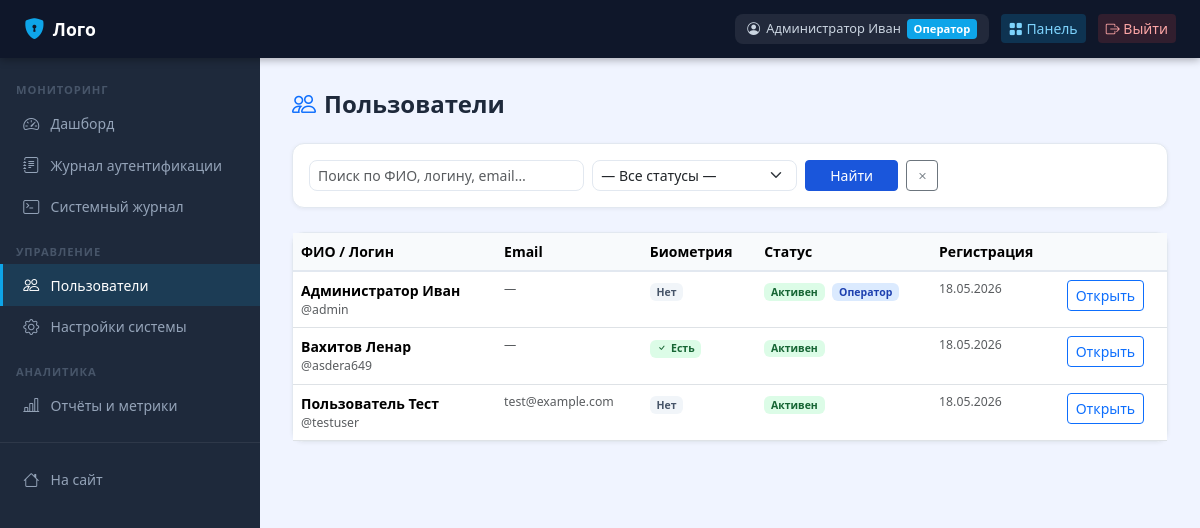
The page /operator/users/ (signed in) on the database its author committed.
### apps/accounts/models.py (models this page shows, shortened)
class CustomUser(AbstractUser):
    patronymic = models.CharField('Отчество', max_length=150, blank=True)
    phone = models.CharField('Телефон', max_length=20, blank=True)
    is_operator = models.BooleanField('Оператор', default=False)
    is_biometric_registered = models.BooleanField('Биометрия зарегистрирована', default=False)
    failed_attempts = models.PositiveIntegerField('Неудачных попыток', default=0)
    locked_until = models.DateTimeField('Заблокирован до', null=True, blank=True)
    created_at = models.DateTimeField('Дата регистрации', auto_now_add=True)
    class Meta:
        verbose_name = 'Пользователь'
        verbose_name_plural = 'Пользователи'
    def get_full_name_ru(self):
        parts = [self.last_name, self.first_name, self.patronymic]
        return ' '.join(p for p in parts if p) or self.username
    def is_locked(self):
        if self.locked_until and self.locked_until > timezone.now():
            return True
        return False

### apps/operator/views.py (the view)
    @login_required
    def wrapped(request, *args, **kwargs):
        if not request.user.is_operator and not request.user.is_superuser:
            messages.error(request, 'Доступ запрещён. Требуются права оператора.')
            return redirect('home')
        return view_func(request, *args, **kwargs)

### apps/operator/views.py (called while the page is built)
def operator_required(view_func):
    @login_required
    def wrapped(request, *args, **kwargs):
        if not request.user.is_operator and not request.user.is_superuser:
            messages.error(request, 'Доступ запрещён. Требуются права оператора.')
            return redirect('home')
        return view_func(request, *args, **kwargs)
    return wrapped

### templates/operator/users_list.html (shortened to what this page needs)
{% extends "operator/base_operator.html" %}
{% block op_content %}
<div class="page-header">
  <h1><i class="bi bi-people me-2 text-primary"></i>Пользователи</h1>
</div>
<div class="card mb-4">
  <div style="padding:1rem">
    <form method="get" class="row g-2 align-items-end">
      <div class="col-md-4">
        <input type="text" name="q" value="{{ search }}" class="form-control form-control-sm" placeholder="Поиск по ФИО, логину, email…">
      </div>
      <div class="col-md-3">
        <select name="status" class="form-select form-select-sm">
          <option value="">— Все статусы —</option>
        </select>
      </div>
      <div class="col-md-2 d-flex gap-2">
        <button type="submit" class="btn btn-primary btn-sm flex-grow-1">Найти</button>
        <a href="{% url 'users_list' %}" class="btn btn-outline-secondary btn-sm"><i class="bi bi-x"></i></a>
      </div>
    </form>
  </div>
</div>
<div class="card">
  <div style="overflow-x:auto">
    <table class="table mb-0">
      <thead><tr><th>ФИО / Логин</th><th>Email</th><th>Биометрия</th><th>Статус</th><th>Регистрация</th><th></th></tr></thead>
      <tbody>
        {% for u in page %}
        <tr>
          <td>
            <div class="fw-semibold">{{ u.get_full_name_ru }}</div>
            <div class="text-muted small">@{{ u.username }}</div>
          </td>
          <td class="text-muted small">{{ u.email|default:"—" }}</td>
          <td>
            {% if u.is_biometric_registered %}<span class="badge badge-success"><i class="bi bi-check me-1"></i>Есть</span>
            {% else %}<span class="badge badge-secondary">Нет</span>{% endif %}
          </td>
          <td>
            {% if not u.is_active %}<span class="badge badge-danger">Неактивен</span>
            {% elif u.is_locked %}<span class="badge badge-warning">Заблокирован</span>
            {% else %}<span class="badge badge-success">Активен</span>{% endif %}
            {% if u.is_operator %}<span class="badge badge-info ms-1">Оператор</span>{% endif %}
          </td>
          <td class="text-muted small">{{ u.created_at|date:"d.m.Y" }}</td>
          <td><a href="{% url 'user_detail' u.pk %}" class="btn btn-sm btn-outline-primary">Открыть</a></td>
        </tr>
        {% empty %}<tr><td colspan="6" class="text-center text-muted py-4">Пользователи не найдены</td></tr>{% endfor %}
      </tbody>
    </table>
  </div>
</div>
{% endblock %}

### templates/base.html (shortened to what this page needs)
<!DOCTYPE html>
<html lang="ru">
<head>
{% load static %}
<link href="https://cdnjs.cloudflare.com/ajax/libs/bootstrap/5.3.2/css/bootstrap.min.css" rel="stylesheet">
<link href="https://cdnjs.cloudflare.com/ajax/libs/bootstrap-icons/1.11.3/font/bootstrap-icons.min.css" rel="stylesheet">
</head>
<body>
{% block topbar %}
<nav class="topbar">
  <a href="{% url 'home' %}" class="brand"><i class="bi bi-shield-lock-fill"></i>Лого</a>
  <div class="ms-auto">
    {% if user.is_authenticated %}
      <div class="user-badge">
        <i class="bi bi-person-circle"></i>
        {{ user.get_full_name_ru }}
        {% if user.is_operator or user.is_superuser %}<span class="role">Оператор</span>{% endif %}
      </div>
      {% if user.is_operator or user.is_superuser %}
        <a href="{% url 'operator_dashboard' %}" class="btn btn-sm" style="background:rgba(14,165,233,.2);color:#7dd3fc;border:none;">
          <i class="bi bi-grid-fill"></i> Панель
        </a>
      {% endif %}
      <a href="{% url 'logout' %}" class="btn btn-sm" style="background:rgba(239,68,68,.15);color:#fca5a5;border:none;">
        <i class="bi bi-box-arrow-right"></i> Выйти
      </a>
    {% endif %}
  </div>
</nav>
{% endblock %}
{% block layout %}
<div class="main-wrap {% block sidebar_class %}no-sidebar{% endblock %}">
  {% block sidebar %}{% endblock %}
  <div class="page-content">
    {% block content %}{% endblock %}
  </div>
</div>
{% endblock %}
</body>
</html>

### templates/base.html (style rules this page uses)
:root { --primary: #1a56db; --primary-dark: #1341b2; --accent: #0ea5e9; --success: #059669; --danger: #dc2626; --warning: #d97706; --bg: #f0f4ff; --card-bg: #ffffff; --text: #1e293b; --muted: #64748b; --border: #e2e8f0; --sidebar-w: 260px; }
body { background: var(--bg); color: var(--text); font-family: 'Segoe UI', system-ui, sans-serif; min-height: 100vh; }
.topbar { background: #0f172a; color: #f1f5f9; height: 58px; position: fixed; top: 0; left: 0; right: 0; z-index: 1000; display: flex; align-items: center; padding: 0 1.5rem; gap: 1rem; box-shadow: 0 2px 8px rgba(0,0,0,.3); }
.topbar .brand { font-weight: 700; font-size: 1.1rem; color: #fff; text-decoration: none; display: flex; align-items: center; gap: .5rem; }
.topbar .brand i { color: var(--accent); font-size: 1.3rem; }
.topbar .ms-auto { margin-left: auto !important; display: flex; align-items: center; gap: .75rem; }
.topbar .user-badge { background: rgba(255,255,255,.08); border-radius: 8px; padding: .3rem .75rem; font-size: .8rem; color: #cbd5e1; display: flex; align-items: center; gap: .4rem; }
.topbar .user-badge .role { background: var(--accent); color: #fff; border-radius: 4px; padding: .1rem .4rem; font-size: .7rem; font-weight: 600; }
.main-wrap { margin-left: var(--sidebar-w); padding-top: 58px; min-height: 100vh; }
.page-content { padding: 2rem; }
.card { border: 1px solid var(--border); border-radius: 12px; box-shadow: 0 1px 4px rgba(0,0,0,.06); }
.badge-success { background: #dcfce7; color: #166534; }
.badge-info { background: #dbeafe; color: #1e40af; }
.badge-secondary { background: #f1f5f9; color: #475569; }
.table { font-size: .875rem; }
.table thead th { background: #f8fafc; font-weight: 600; border-bottom: 2px solid var(--border); }
.form-control, .form-select { border-color: var(--border); border-radius: 8px; }
.btn-primary { background: var(--primary); border-color: var(--primary); }
.page-header { display: flex; align-items: center; justify-content: space-between; margin-bottom: 1.5rem; }
.page-header h1 { font-size: 1.5rem; font-weight: 700; margin: 0; }

### rows shown on the page
CustomUser: get_full_name_ru "Администратор Иван", username "admin", email "—", is_biometric_registered "Нет", is_active "Активен", is_operator "Оператор", created_at "18.05.2026"
CustomUser: get_full_name_ru "Вахитов Ленар", username "asdera649", email "—", is_biometric_registered True (drawn), is_active "Активен", created_at "18.05.2026"
CustomUser: get_full_name_ru "Пользователь Тест", username "testuser", email "test@example.com", is_biometric_registered "Нет", is_active "Активен", created_at "18.05.2026"
